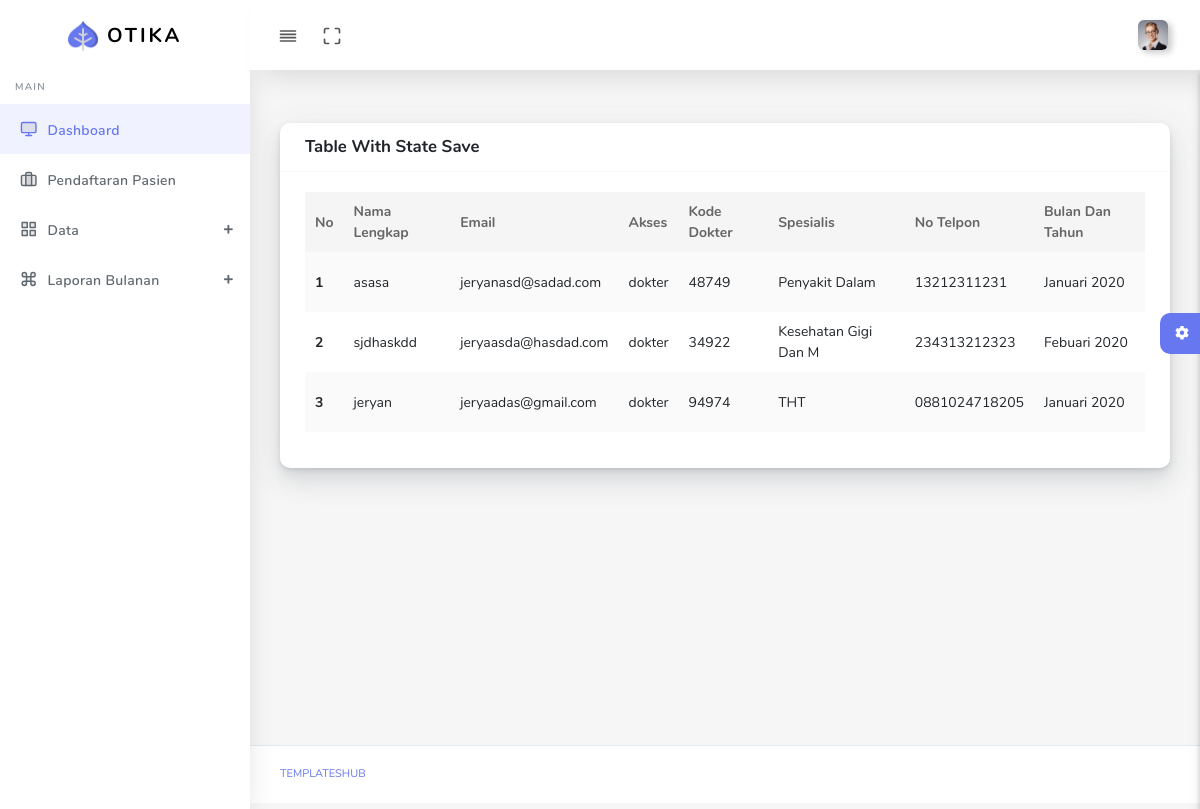
/petugas/data_dokter.php (signed in), run on the app's committed database.
### tables this page shows
CREATE TABLE `dokter` (
  `id` int(11) NOT NULL,
  `nama` varchar(50) NOT NULL,
  `email` varchar(50) NOT NULL,
  `akses` varchar(20) NOT NULL,
  `kode_dokter` varchar(10) NOT NULL,
  `spesialis` varchar(20) NOT NULL,
  `no_tlp` varchar(20) NOT NULL,
  `password` varchar(255) NOT NULL,
  `bulan` varchar(50) NOT NULL,
  `tahun` varchar(100) NOT NULL
);

### petugas/data_dokter.php (the view, shortened to what this page needs)
<?php
include 'layout/header.php';
include 'layout/nav.php';
include 'layout/sidebar.php';
include '../koneksi/koneksi.php';
$query = $conn->query("SELECT * FROM dokter");
 ?>
      <div class="main-content">
        <section class="section">
          <div class="section-body">
            <div class="row">
              <div class="col-12">
                <div class="card">
                  <div class="card-header">
                    <h4>Table With State Save</h4>
                  </div>
                  <div class="card-body">
                    <div class="table-responsive">
                      <table class="table table-striped table-hover" id="save-stage" style="width:100%;">
                        <thead>
                          <tr>
               <th scope="col">No</th>
      <th scope="col">Nama Lengkap</th>
      <th scope="col">Email</th>
      <th scope="col">Akses</th>
      <th scope="col">Kode Dokter</th>
       <th scope="col">Spesialis</th>
       <th scope="col">No Telpon</th>
       <th scope="col">Bulan Dan Tahun</th>
                          </tr>
                        </thead>
                        <tbody>
                          <?php $no = 1 ; while ($d = mysqli_fetch_array($query)) : ?>
                          <tr>
                            <th scope="row"><?= $no++ ?></th>
                <td><?= $d['nama'] ?></td>
      <td><?= $d['email'] ?></td>
      <td><?= $d['akses'] ?></td>
      <td><?= $d['kode_dokter'] ?></td>
      <td><?= $d['spesialis'] ?></td>
      <td><?= $d['no_tlp'] ?></td>
      <td><?= $d['bulan'] ?> <?= $d['tahun'] ?></td>
                          </tr>
                        <?php endwhile ?>
                        </tbody>
                      </table>
                    </div>
                  </div>
                </div>
              </div>
            </div>
          </div>
        </section>
        <div class="settingSidebar">
          <a href="javascript:void(0)" class="settingPanelToggle"> <i class="fa fa-spin fa-cog"></i>
          </a>
        </div>
      </div>
      <footer class="main-footer">
        <div class="footer-left">
          <a href="templateshub.net">Templateshub</a></a>
        </div>
      </footer>
    </div>
  </div>
</body>
</html>

### data on the page
dokter: nama "asasa", email "jeryanasd@sadad.com", akses "dokter", kode_dokter "48749", spesialis "Penyakit Dalam", no_tlp "13212311231", bulan "Januari", tahun "2020"
dokter: nama "sjdhaskdd", email "jeryaasda@hasdad.com", akses "dokter", kode_dokter "34922", spesialis "Kesehatan Gigi Dan M", no_tlp "234313212323", bulan "Febuari", tahun "2020"
dokter: nama "jeryan", email "jeryaadas@gmail.com", akses "dokter", kode_dokter "94974", spesialis "THT", no_tlp "0881024718205", bulan "Januari", tahun "2020"
